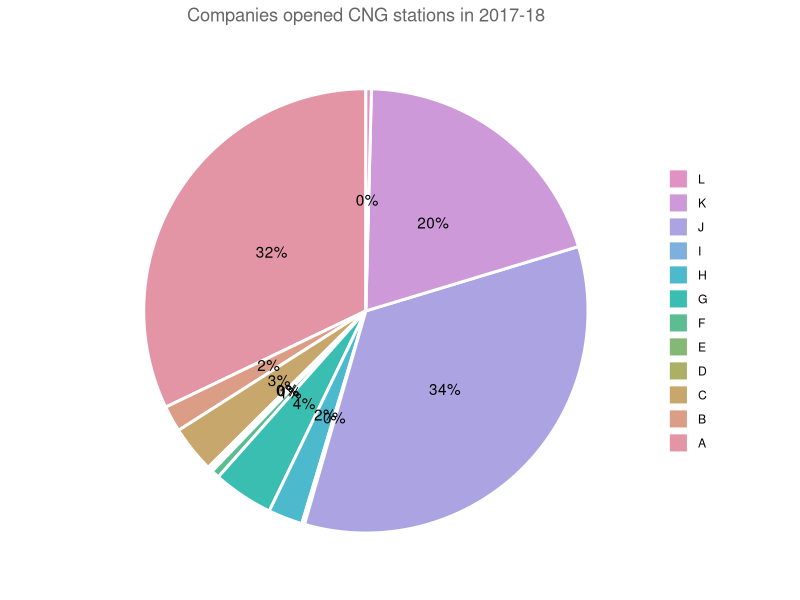

Reproduce this figure in R.
library("ggplot2")
library("colorspace")

pi = data.frame(companies = LETTERS[1:12],
                `CNG stations opened` = c(396, 24, 42, 3, 3, 7,
                                          54, 31, 2, 421, 245, 5))
class(pi)
# [1] "data.frame"
class(pi$companies)
# [1] "factor"

pi[, "per"] = round(pi[, 2]/sum(pi[, 2]) * 100, 1)
#    companies CNG.stations.opened  per
# 1          A                 396 32.1
# 2          B                  24  1.9
# 3          C                  42  3.4
# 4          D                   3  0.2
# 5          E                   3  0.2
# 6          F                   7  0.6
# 7          G                  54  4.4
# 8          H                  31  2.5
# 9          I                   2  0.2
# 10         J                 421 34.1
# 11         K                 245 19.9
# 12         L                   5  0.4


colors = rainbow_hcl(12)
names(colors) = pi$companies

ggplot(data = pi, 
       aes(x = "", 
           y = per, 
           fill = companies)) +
  geom_col(width = 1, size = 1, color = "white") +
  coord_polar(theta = "y") +
  geom_text(aes(label = paste0(round(per), "%")), 
            position = position_stack(vjust = 0.5)) +
  labs(x = NULL, y = NULL, fill = NULL, 
       title = "Companies opened CNG stations in 2017-18") +
  guides(fill = guide_legend(reverse = TRUE)) +
  scale_fill_manual(values = colors) +
  theme_classic() +
  theme(axis.line = element_blank(),
        axis.text = element_blank(),
        axis.ticks = element_blank(),
        plot.title = element_text(hjust = 0.5, color = "#666666"))
